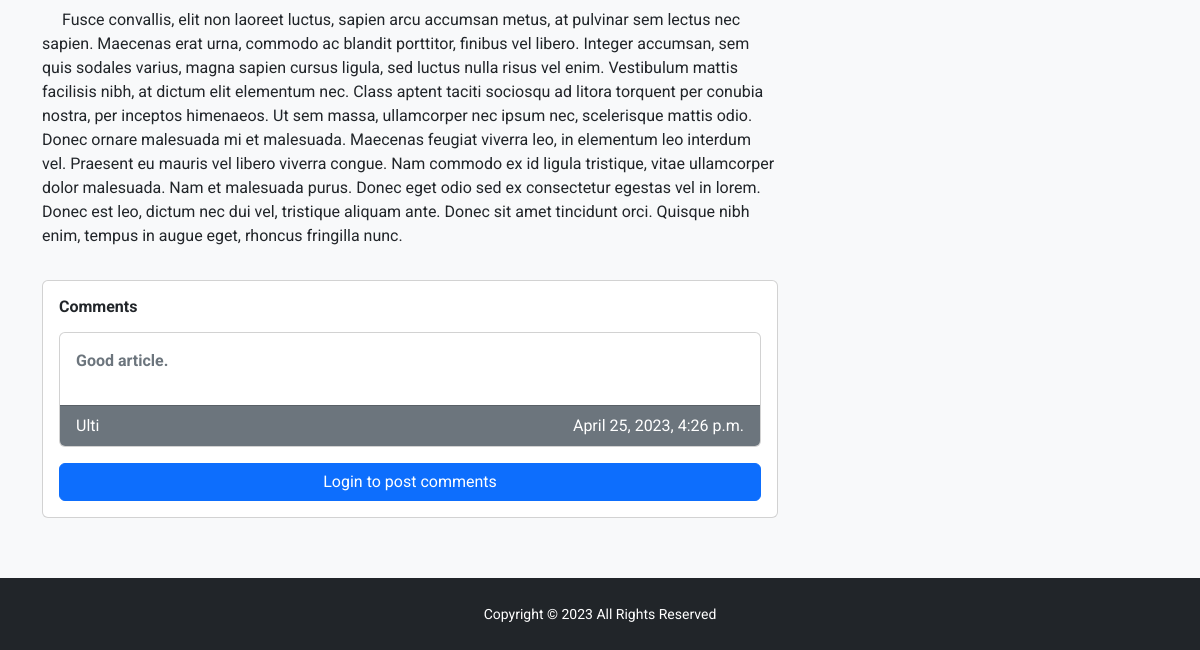
Page /post/nothing-is-impossible (lower part) on the earlier database version.
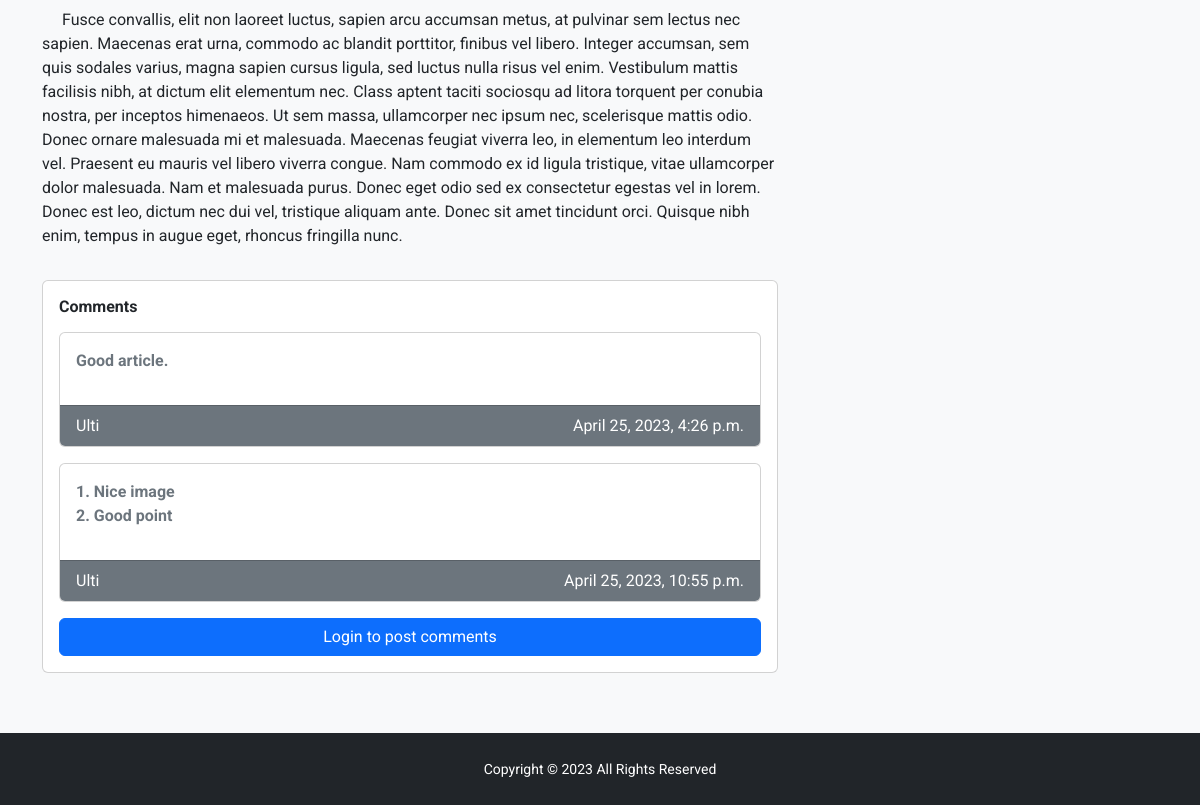
Same page on the later database version.
### Blog/models.py (models this page shows, shortened)
class Comment(models.Model):
    post = models.ForeignKey(
        Post, on_delete=models.CASCADE, related_name="post")
    user = models.ForeignKey(
        User, on_delete=models.CASCADE, related_name="user")
    date = models.DateTimeField(auto_now=True)
    content = models.TextField(
        validators=[MinLengthValidator(2), MaxLengthValidator(2000)])

class User(models.Model):
    login = models.CharField(unique=True, max_length=15, validators=[RegexValidator(
        "^(?=.*?[a-zA-Z\d])[a-zA-Z][a-zA-Z\d_-]{2,28}[a-zA-Z\d]$", message="Login must be between 4 and 30 characters long and must start with a letter and end with a letter or number. It can contain a floor and dash between the start and end.")])
    password = models.CharField(max_length=30, validators=[RegexValidator(
        "^(?=.*?[a-z])(?=.*?[A-Z])(?=.*?[0-9])(?=.*?[.~!@#$%^&*()+=[\]\\;:'\"/,|{}<>?])[a-zA-Z0-9.~!@#$%^&*()+=[\]\\;:'\"/,|{}<>?]{8,40}$", message="Password must be between 8 and 40 characters long, contain one lowercase and one uppercase letter, one number and one special character.")])
    nickname = models.CharField(unique=True, max_length=15, validators=[RegexValidator(
        "^[a-zA-Z]\w*$", message="Incorrect expression of nickname.")])
    email = models.EmailField(unique=True, validators=[RegexValidator(
        "^(?:[a-z0-9!#$%&'*+/=?^_`{|}~-]+(?:\.[a-z0-9!#$%&'*+/=?^_`{|}~-]+)*|\"(?:[\x01-\x08\x0b\x0c\x0e-\x1f\x21\x23-\x5b\x5d-\x7f]|\\[\x01-\x09\x0b\x0c\x0e-\x7f])*\")@(?:(?:[a-z0-9](?:[a-z0-9-]*[a-z0-9])?\.)+[a-z0-9](?:[a-z0-9-]*[a-z0-9])?|\[(?:(?:(2(5[0-5]|[0-4][0-9])|1[0-9][0-9]|[1-9]?[0-9]))\.){3}(?:(2(5[0-5]|[0-4][0-9])|1[0-9][0-9]|[1-9]?[0-9])|[a-z0-9-]*[a-z0-9]:(?:[\x01-\x08\x0b\x0c\x0e-\x1f\x21-\x5a\x53-\x7f]|\\[\x01-\x09\x0b\x0c\x0e-\x7f])+)\])$", message="Incorrect expression of e-mail.")])
    image = models.ImageField(
        upload_to="users", null=True, default="users/default.png")

### Blog/views.py (the view, shortened to what this page needs)
# urls.py: path("post/<slug:slug>", views.Post.as_view(), name="post"),
class Post(FormView):
    template_name = "Blog/post.html"
    form_class = CommentForm
    def get_context_data(self, *args, **kwargs):
        context = super().get_context_data(*args, **kwargs)
        print(self.success_url)
        context['post'] = PostModel.objects.get(slug=self.kwargs['slug'])
        context['comments'] = CommentModel.objects.all().filter(
            post=PostModel.objects.get(slug=self.kwargs['slug']))
        return context

### Blog/templates/Blog/post.html (shortened to what this page needs)
{% extends 'Blog/base_blog.html' %}
{% load static %}
{% block doc_css %}
    <link rel="stylesheet" href="{% static 'Blog/css/modal_image.css' %}">
{% endblock %}
{% block blog_content %}
    <section class="py-3 mb-3">
        <div class="container">
            <div class="row">
                <div class="col-md-8">
                    <div class="content-holder">
                        <div class="post-content mb-3">
                            <p>{{ post.content|safe|linebreaks }}</p>
                        </div>
                    </div>
                </div>
                <div class="col-md-4">
                </div>
            </div>
            <div class="row">
                <div class="col-md-8">
                    <div class="comment-form my-3">
                        <div class="card">
                            <div class="card-body">
                                <h3 class="fs-6 mb-3 fw-bolder">Comments</h3>
                                {% for comment in comments%}
                                    <div class="card w-100 mb-3">
                                        <div class="card-body text-secondary fw-bold">
                                            {{ comment.content|linebreaks }}
                                        </div>
                                        <div class="card-footer bg-secondary text-bg-secondary">
                                            <div class="row">
                                                <div class="col-6">{{ comment.user.nickname }}</div>
                                                <div class="col-6 text-end">{{ comment.date }}</div>
                                            </div>
                                        </div>
                                    </div>
                                {% endfor %}
                                {% if request.session.nickname %}
                                    <h3 class="fs-6 mt-4 fw-bolder">Post your thoughts</h3>
                                    <form method="POST">
                                        {% csrf_token %}
                                        <div class="row gx-2">
                                            <div class="col-md-12">
                                                <div class="mb-2">
                                                    {{ form.textarea }}
                                                </div>
                                            </div>
                                            <div class="col-md-12">
                                                <div class="d-grid">
                                                    <button type="submit" class="btn btn-sm btn-success">
                                                        Submit comment
                                                    </button>
                                                </div>
                                            </div>
                                        </div>
                                    </form>
                                {% else %}
                                    <a href="{% url 'login' %}" class="btn btn-primary w-100">Login to post comments</a>
                                {% endif %}
                            </div>
                        </div>
                    </div>
                </div>
            </div>
        </div>
    </section>
{% endblock %}

Differences in the rows shown:
added Comment: content "1. Nice image 2. Good point", user.nickname "Ulti", date "April 25, 2023, 10:55 p.m."
